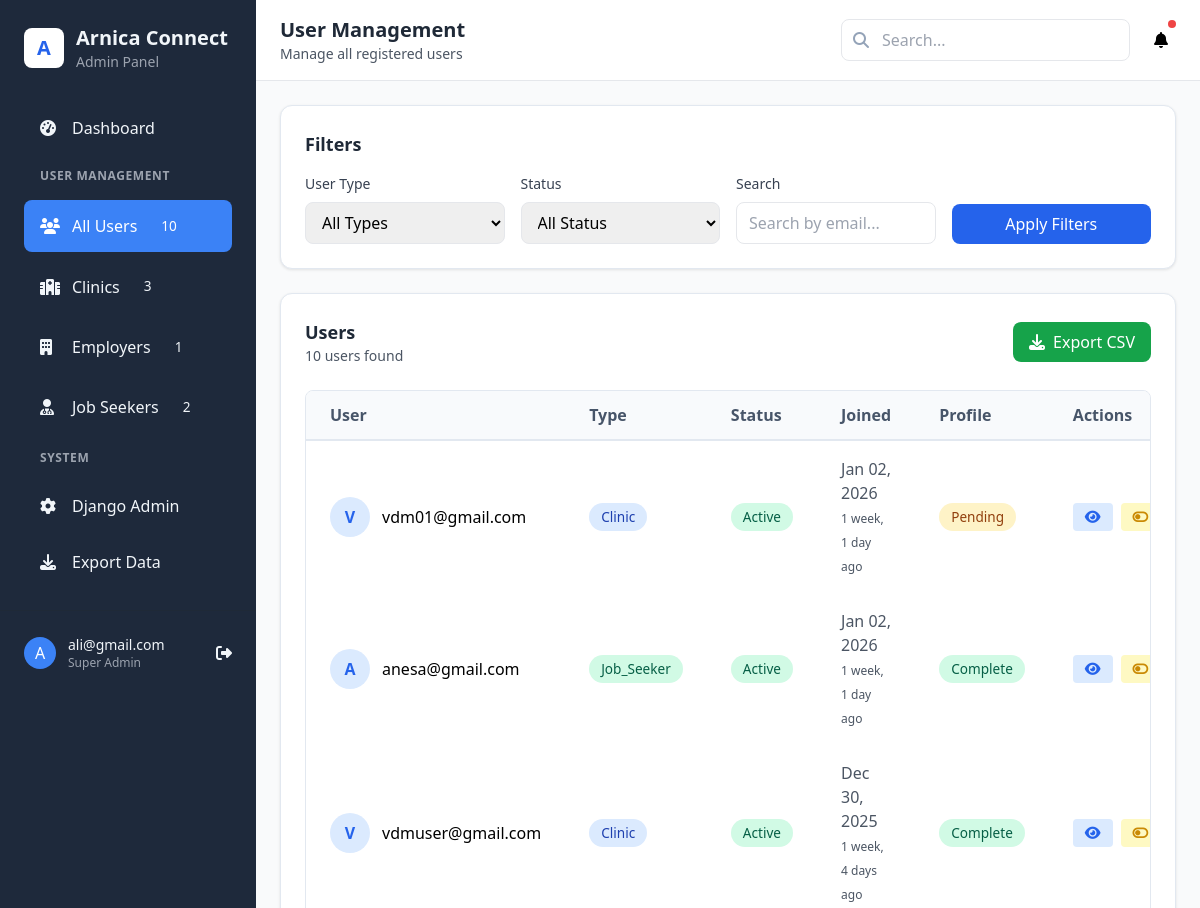
/admin-custom/users/ (signed in, upper part), run on an earlier commit of the app's database.
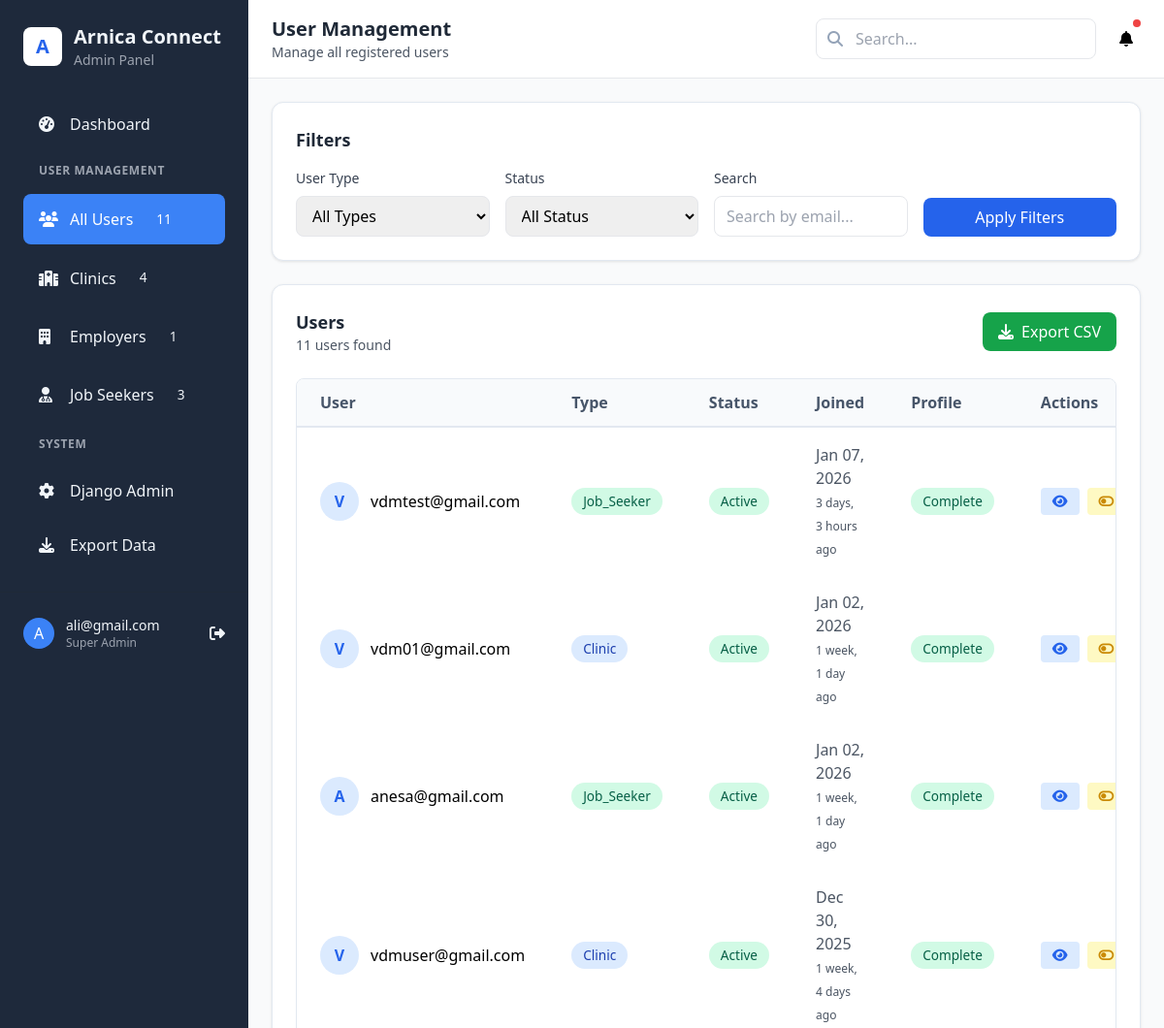
And on a later commit of the database.
### accounts/models.py (models this page shows, shortened)
class User(AbstractBaseUser, PermissionsMixin):
    USER_TYPE_CHOICES = (
        ('clinic', 'Clinic'),
        ('employer', 'Employer'),
        ('job_seeker', 'Job Seeker'),
        ('admin', 'Admin'),
    )
    email = models.EmailField(unique=True)
    user_type = models.CharField(max_length=20, choices=USER_TYPE_CHOICES)
    is_active = models.BooleanField(default=True)
    is_staff = models.BooleanField(default=False)
    date_joined = models.DateTimeField(auto_now_add=True)
    agree_to_terms = models.BooleanField(default=False)
    objects = UserManager()
    USERNAME_FIELD = 'email'
    REQUIRED_FIELDS = ['user_type']

### custom_admin/views.py (the view)
# urls.py: path('users/', views.manage_users, name='manage_users'),
@login_required
@user_passes_test(is_admin)
def manage_users(request):
    users = User.objects.all().order_by('-date_joined')
    user_type = request.GET.get('user_type', '')
    if user_type:
        users = users.filter(user_type=user_type)
    is_active = request.GET.get('is_active', '')
    if is_active:
        users = users.filter(is_active=is_active == 'true')
    search = request.GET.get('search', '')
    if search:
        users = users.filter(
            Q(email__icontains=search) |
            Q(user_type__icontains=search)
        )
    context = {
        'users': users,
        'user_types': User.USER_TYPE_CHOICES,
        'filters': {
            'user_type': user_type,
            'is_active': is_active,
            'search': search,
        }
    }
    return render(request, 'custom_admin/manage_users.html', context)

### custom_admin/context_processors.py (called while the page is built)
def admin_stats(request):
    if request.path.startswith('/admin-custom/'):
        return {
            'total_users': User.objects.count(),
            'total_clinics': ClinicProfile.objects.count(),
            'total_employers': EmployerProfile.objects.count(),
            'total_job_seekers': JobSeekerProfile.objects.count(),
        }
    return {}

### custom_admin/views.py (called while the page is built)
def is_admin(user):
    return user.is_staff and user.is_superuser

### custom_admin/templates/custom_admin/manage_users.html (shortened to what the changed rows need)
{% extends 'custom_admin/base.html' %}
{% block page_title %}User Management{% endblock %}
{% block content %}
<div class="space-y-6">
    <div class="card p-6">
        <div class="flex justify-between items-center mb-6">
            <div>
                <h3 class="text-lg font-semibold text-gray-800">Users</h3>
                <p class="text-gray-600 text-sm">{{ users.count }} users found</p>
            </div>
        </div>
        <div class="table-container">
            <table>
                <thead>
                    <tr>
                        <th class="px-6 py-3 text-left">User</th>
                        <th class="px-6 py-3 text-left">Type</th>
                        <th class="px-6 py-3 text-left">Status</th>
                        <th class="px-6 py-3 text-left">Joined</th>
                        <th class="px-6 py-3 text-left">Profile</th>
                        <th class="px-6 py-3 text-left">Actions</th>
                    </tr>
                </thead>
                <tbody>
                    {% for user in users %}
                    <tr>
                        <td class="px-6 py-4">
                            <div class="flex items-center">
                                <div class="w-10 h-10 bg-blue-100 rounded-full flex items-center justify-center text-blue-600 font-bold mr-3">
                                    {{ user.email|first|upper }}
                                </div>
                                <div>
                                    <p class="font-medium">{{ user.email }}</p>
                                </div>
                            </div>
                        </td>
                        <td class="px-6 py-4">
                            <span class="badge {% if user.user_type == 'clinic' %}badge-info{% elif user.user_type == 'employer' %}badge-warning{% else %}badge-success{% endif %}">
                                {{ user.user_type|title }}
                            </span>
                        </td>
                        <td class="px-6 py-4">
                            <span class="badge {% if user.is_active %}badge-success{% else %}badge-danger{% endif %}">
                                {{ user.is_active|yesno:"Active,Inactive" }}
                            </span>
                        </td>
                        <td class="px-6 py-4 text-gray-600">
                            {{ user.date_joined|date:"M d, Y" }}
                            <br>
                            <span class="text-xs">{{ user.date_joined|timesince }} ago</span>
                        </td>
                        <td class="px-6 py-4">
                            {% if user.user_type == 'clinic' and user.clinic_profile %}
                                <span class="badge badge-success">Complete</span>
                            {% elif user.user_type == 'employer' and user.employer_profile %}
                                <span class="badge badge-success">Complete</span>
                            {% elif user.user_type == 'job_seeker' and user.job_seeker_profile %}
                                <span class="badge badge-success">Complete</span>
                            {% else %}
                                <span class="badge badge-warning">Pending</span>
                            {% endif %}
                        </td>
                        <td class="px-6 py-4">
                            <div class="flex space-x-2">
                                <a href="{% url 'custom_admin:user_detail' user.id %}"
                                   class="px-3 py-1 bg-blue-100 text-blue-600 rounded text-sm hover:bg-blue-200"
                                   data-tooltip="View Details">
                                    <i class="fas fa-eye"></i>
                                </a>
                                <button onclick="toggleUserStatus('{{ user.id }}', {{ user.is_active|yesno:'true,false' }})"
                                        class="px-3 py-1 {% if user.is_active %}bg-yellow-100 text-yellow-600 hover:bg-yellow-200{% else %}bg-green-100 text-green-600 hover:bg-green-200{% endif %} rounded text-sm"
                                        data-tooltip="{{ user.is_active|yesno:'Deactivate,Activate' }}">
                                    <i class="fas {% if user.is_active %}fa-toggle-off{% else %}fa-toggle-on{% endif %}"></i>
                                </button>
                            </div>
                        </td>
                    </tr>
                    {% endfor %}
                </tbody>
            </table>
        </div>
    </div>
</div>
{% endblock %}

### custom_admin/templates/custom_admin/base.html (shortened to what the changed rows need)
<!DOCTYPE html>
<html lang="en">
<head>
    <script src="https://cdn.tailwindcss.com"></script>
    <link rel="stylesheet" href="https://cdnjs.cloudflare.com/ajax/libs/font-awesome/6.4.0/css/all.min.css">
</head>
<body class="bg-gray-50">
    <div class="flex h-screen">
        <div class="sidebar w-64 flex-shrink-0 hidden md:block">
            <div class="p-6">
                <div class="flex items-center space-x-3 mb-8">
                    <div>
                        <h1 class="text-xl font-bold">Arnica Connect</h1>
                    </div>
                </div>
                <nav class="space-y-2">
                    <a href="{% url 'custom_admin:manage_users' %}"
                       class="flex items-center space-x-3 px-4 py-3 rounded-lg {% if request.resolver_match.url_name == 'manage_users' %}active{% endif %}">
                        <i class="fas fa-users w-5"></i>
                        <span>All Users</span>
                        <span class="ml-auto badge">{{ total_users|default:"0" }}</span>
                    </a>
                    <a href="{% url 'custom_admin:manage_clinics' %}"
                       class="flex items-center space-x-3 px-4 py-3 rounded-lg {% if request.resolver_match.url_name == 'manage_clinics' %}active{% endif %}">
                        <i class="fas fa-hospital w-5"></i>
                        <span>Clinics</span>
                        <span class="ml-auto badge">{{ total_clinics|default:"0" }}</span>
                    </a>
                    <a href="{% url 'custom_admin:manage_job_seekers' %}"
                       class="flex items-center space-x-3 px-4 py-3 rounded-lg {% if request.resolver_match.url_name == 'manage_job_seekers' %}active{% endif %}">
                        <i class="fas fa-user-md w-5"></i>
                        <span>Job Seekers</span>
                        <span class="ml-auto badge">{{ total_job_seekers|default:"0" }}</span>
                    </a>
                </nav>
            </div>
        </div>
        <div class="flex-1 overflow-auto">
            <div class="bg-white border-b px-6 py-4">
                <div class="flex justify-between items-center">
                    <div>
                        <h2 class="text-xl font-bold text-gray-800">{% block page_title %}Dashboard{% endblock %}</h2>
                    </div>
                </div>
            </div>
            <div class="p-6">
                {% block content %}{% endblock %}
            </div>
        </div>
    </div>
</body>
</html>

What changed in the data, as far as the page shows it:
added User: email|first "V", email "vdmtest@gmail.com", user_type "Job_Seeker", is_active "Active", date_joined "Jan 07, 2026", date_joined "3 days, 3 hours", shows "Complete"
computed for User "vdm01@gmail.com": text "Pending" → "Complete"
Also different on the page:
{{ total_users|default:"0" }}: "10" → "11"
{{ total_clinics|default:"0" }}: "3" → "4"
{{ total_job_seekers|default:"0" }}: "2" → "3"
{{ users.count }}: "10" → "11"
